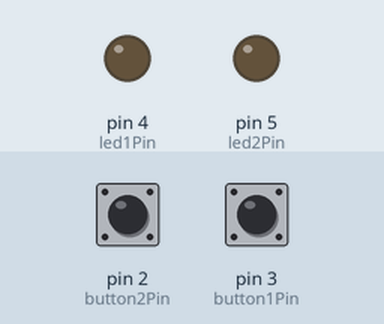
This sketch was run on a simulated Arduino Uno, built with avr-gcc and run on an emulated ATmega328P. Shown: output pins drawn as LEDs (lit = HIGH). The inputs (shaded band) are chosen by the test bench; at power-on: pin 3 (button1Pin) HIGH, pin 2 (button2Pin) HIGH.

Above: at 1.2 s.
1.3 s: pin 3 (button1Pin) pulled LOW for 0.15 s
At 2.0 s:
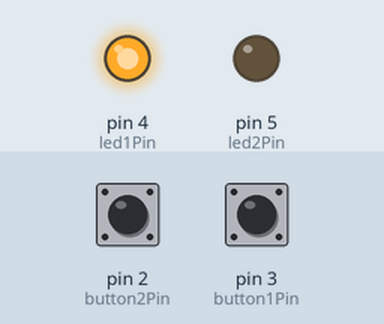
Timing chart, 0 to 10.4 s (numbered marks = the images above; inputs shaded):
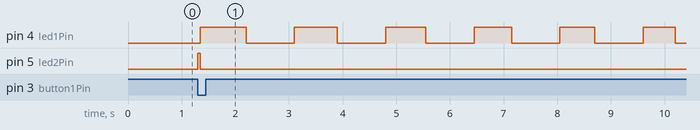

Measured:
- after the input at 1.3 s, pin 4 (led1Pin): LOW → HIGH after 0.05 s, then repeats every 1.7 s: LOW 0.90 s, HIGH 0.80 s; pin 5 (led2Pin): LOW → HIGH at once, → LOW 0.05 s later

The sketch:

Tinker_CAD_Code.ino
```cpp
// Defining the pins for buttons and LEDs

int button1Pin = 3; // Pin 3 is assigned to button 1
int button2Pin = 2; // Pin 2 is assigned to button 2
int led1Pin = 4; // Pin 4 will be Led1 terminal
int led2Pin = 5; // Pin 5 will be for Led2

// Calculating the Paramater using my surname "ARORA"
// A - 1, R-9, O-12, R-9, A-1.  ARORA = 1 9 12 9 1

int a = 1 * 100;  // Width of 1st pulse
int b = 9 * 100;  // Width of space between pulses
int c = 16;  // Number of pulses in block
int d = 9 * 500;  // Space between pulse blocks
int mode = (1%4) + 1;  // Remainder of (fifth letter/4) + 1, where fifth letter is A - 1


// Set the initial button states to zero
int button1State =0;   // button 1 is set at LOW state
int button2State =0;   // button 2 is set at LOW state

// Initialize the pins
void setup() {
  pinMode(button1Pin, INPUT);   // button 1 is an input component
  pinMode(button2Pin, INPUT);   // button 2 is the seconf input component
  pinMode(led1Pin, OUTPUT);    // Led emits light thus used as an output signal to study waveforms
  pinMode(led2Pin, OUTPUT);    // Led2 is set as an output component
}

// Loop to check the button inputs and perform operations accordingly
void loop() {
  button1State = digitalRead(button1Pin); //Fetches the state of button1 to know if its at LOW or HIGH state
  button2State = digitalRead(button2Pin); //Fetches state of the second button

  if (button1State == LOW)    // If button1Pin is low jump to cases on switch 2
  {
    if (button2State == LOW) // Checking switch 2 cases to perform stream of pulses
    {

      digitalWrite(led2Pin, HIGH); // First blink of the red light
      delay(50); // Passing the delay for the HIGH red light of 50 microseconds
      digitalWrite(led2Pin, LOW); // Putting off the red light

      for (int i = 0; i < c; i++) //For loop for the Normal wave mode
      {

        digitalWrite(led1Pin, HIGH);
        delay(a + (i * 50)); // Incremental delay of 50 microseconds with each cycle
        digitalWrite(led1Pin, LOW);
        delay(b); // delay of b microseconds between consecutive pulses
      }
      delay(d); // Delay of d microseconds after completion of one cycle of C pulses
    }

    else // run with a modified waveform cycle (Inverted waveform)
    {

      digitalWrite(led2Pin, HIGH); /// First blink of the red light
      delay(50); // Passing the delay for the HIGH red light of 50 microseconds
      digitalWrite(led2Pin, LOW); // Putting off the red light

      for (int i = c; i > 0; i--) //For loop for the modified waveform cycle (inverted signal a)
      {
        digitalWrite(led1Pin, HIGH);
        delay(a + ((i - 1) * 50)); // Decremental delay of 50 microseconds with each cycle
        digitalWrite(led1Pin, LOW);
        delay(b); // delay of b microseconds between consecutive pulses
      }
      delay(d); // Delay of d microseconds after completion of one cycle of C pulses
    }
  }
  else // Executuions if button1Pin is HIGH
  {
    digitalWrite(led2Pin, LOW); // Red led is put off
    digitalWrite(led2Pin, LOW); // Green led is put off
  }
}
```
